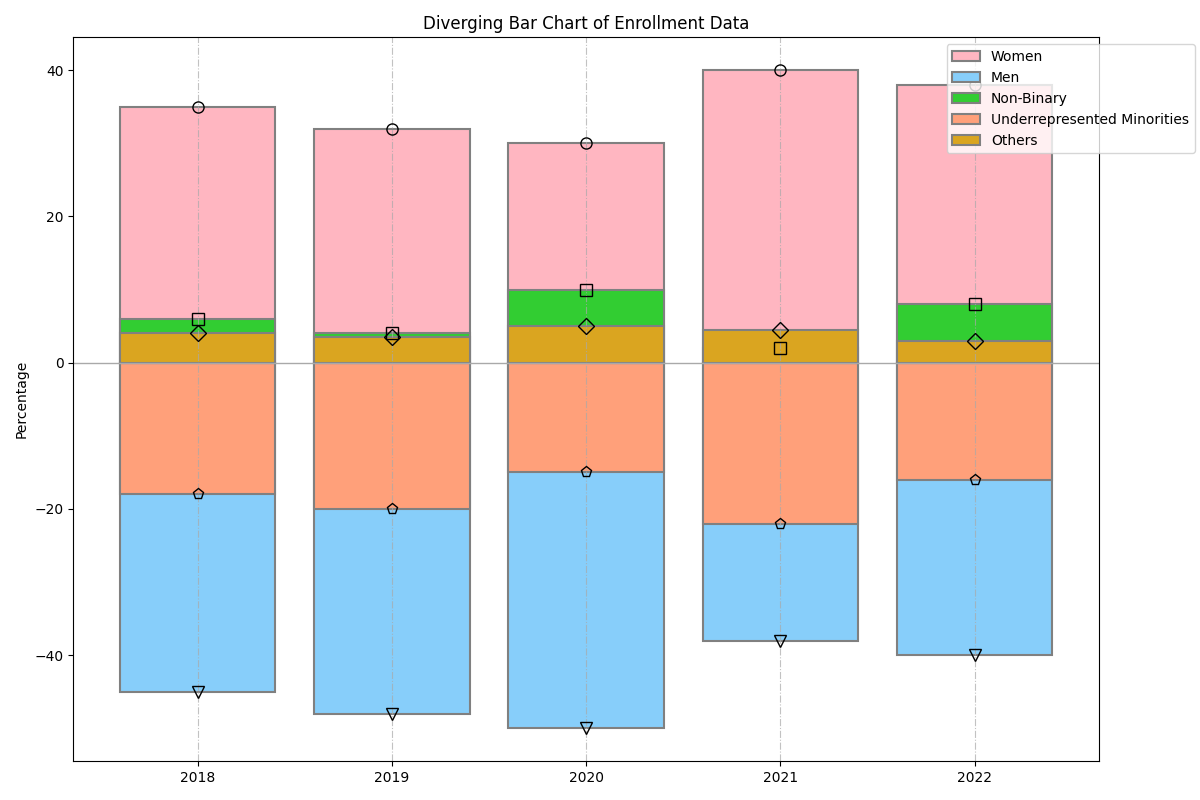

Reproduce this figure in Python.
import matplotlib.pyplot as plt
import numpy as np

years = ['2018', '2019', '2020', '2021', '2022']
demographics = ['Women', 'Men', 'Non-Binary', 'Underrepresented Minorities', 'Others']

data = {
    'Women': [35, 32, 30, 40, 38],
    'Men': [-45, -48, -50, -38, -40],
    'Non-Binary': [6, 4, 10, 2, 8],
    'Underrepresented Minorities': [-18, -20, -15, -22, -16],
    'Others': [4, 3.5, 5, 4.5, 3]
}

# New color set for the bars
colors = ['#FFB6C1', '#87CEFA', '#32CD32', '#FFA07A', '#DAA520']

fig, ax = plt.subplots(figsize=(12, 8))

for i, category in enumerate(demographics):
    values = data[category]
    ax.bar(years, values, label=category, color=colors[i], edgecolor='grey', linewidth=1.5)

ax.axhline(0, color='darkgrey', linewidth=1)
ax.xaxis.grid(True, linestyle='-.', which='major', color='darkgrey', alpha=0.7)

marker_styles = ['o', 'v', 's', 'p', 'D']
for i, category in enumerate(demographics):
    values = data[category]
    ax.plot(years, values, marker=marker_styles[i], color='none', markeredgecolor='black', markersize=8, linestyle='None')

ax.set_ylabel('Percentage')
ax.set_title('Diverging Bar Chart of Enrollment Data')
ax.legend(loc='upper right', bbox_to_anchor=(1.1, 1))

plt.tight_layout()
plt.show()
